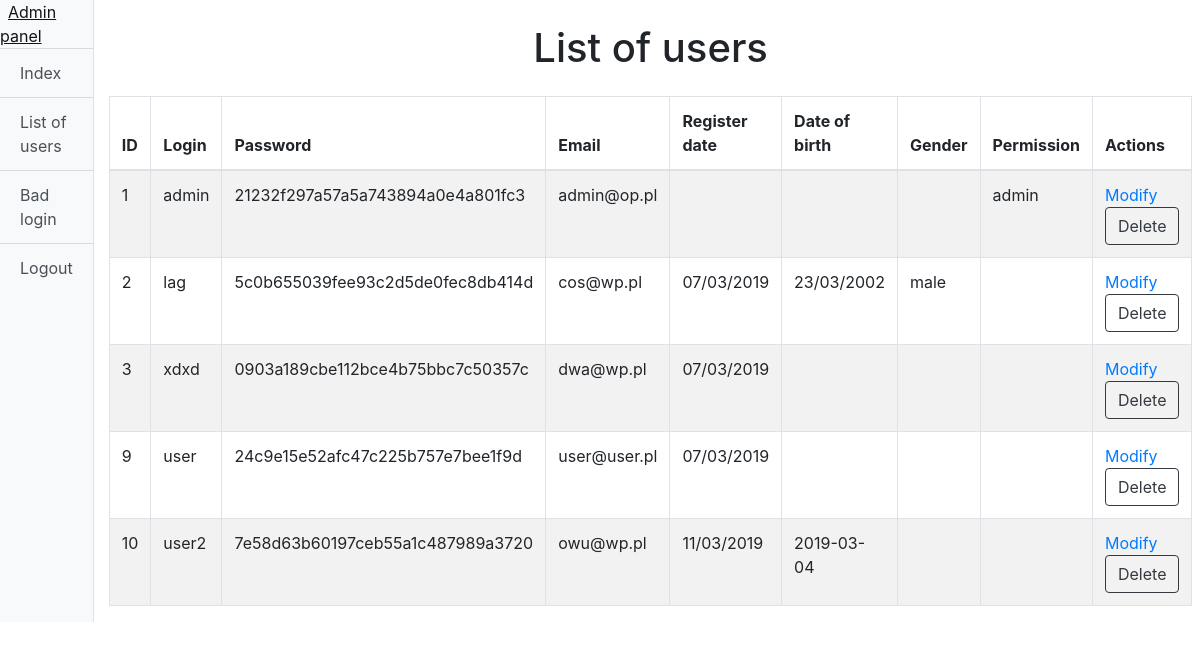
Page /adminPanel.php?action=users (signed in) on the earlier database version.
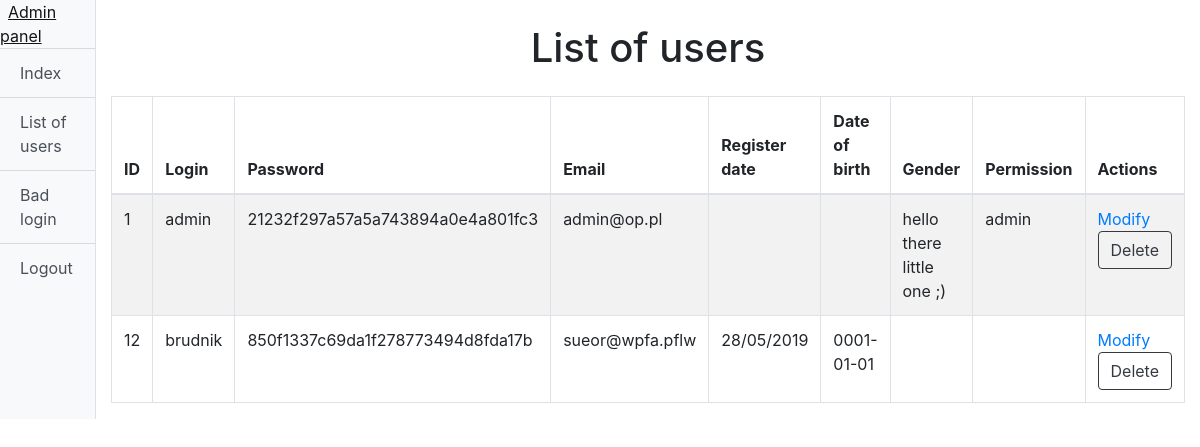
Same page on the later database version.
### tables this page shows
CREATE TABLE "users" (
	`ID`	INTEGER NOT NULL PRIMARY KEY AUTOINCREMENT,
	`login`	TEXT NOT NULL,
	`passwd`	TEXT NOT NULL,
	`email`	TEXT NOT NULL,
	`registerDate`	TEXT NOT NULL,
	`dateOfBirth`	TEXT,
	`gender`	TEXT,
	`perm`	INTEGER
);

### usersList.php (the view, shortened to what this page needs)
<?php
  if (isset($_SESSION["id"])) {
    $id = $_SESSION["id"];
    try {
      $db = new PDO("sqlite:database.sqlite");
    } catch (PDOException $e) {
      echo "Error!".$e->getMessage();
    }
      $query = "SELECT * FROM users WHERE ID = $id AND perm = 'admin'";
      $result = $db->query($query);
      if (!$result) {
        header("Location: index.php");
      } else {
        $rows = $result->fetch();
        if ($rows) {
?>
<div class="container-fluid mt-4">
  <h1 class="text-center">List of users</h1>
  <table class="table-striped table table-bordered mt-4">
    <thead>
      <tr>
        <th>ID</th>
        <th>Login</th>
        <th>Password</th>
        <th>Email</th>
        <th>Register date</th>
        <th>Date of birth</th>
        <th>Gender</th>
        <th>Permission</th>
        <th>Actions</th>
      </tr>
    </thead>
    <tbody>
      <?php
        try {
          $conn = new PDO("sqlite:database.sqlite");
          $sql = "SELECT * FROM users";
          $result = $conn->query($sql);
          if (!$result) {
            echo "<SCRIPT type='text/javascript'>
            alert('Error!!!');
              window.location.replace(\"adminPanel.php\");
            </SCRIPT>";
          } else {
            foreach ($result as $value) {
              echo "<tr>";
              echo "<td>".$value["ID"]."</td>";
              echo "<td>".$value["login"]."</td>";
              echo "<td>".md5($value["passwd"])."</td>";
              echo "<td>".$value["email"]."</td>";
              echo "<td>".$value["registerDate"]."</td>";
              echo "<td>".$value["dateOfBirth"]."</td>";
              echo "<td>".$value["gender"]."</td>";
              echo "<td>".$value["perm"]."</td>";
              echo "<td><a href='editUser.php?id=".$value["ID"]."'>Modify</a> <br>
               ";?><a class='btn btn-outline-dark' href='delUser.php' data-toggle='modal' data-target='#theModal'>Delete</a><?php
              echo "</tr>";
            }
          }
        } catch (PDOException $e) {
          echo "Error!".$e->getMessage();
        }
      ?>
    </tbody>
  </table>
</div>
<?php
} else {
  header("Location: index.php");
}
  }
} else {
  header("Location: index.php");
}
?>

### adminPanel.php (shortened to what this page needs)
<?php session_start();
  if (isset($_SESSION["id"])) {
    $id = $_SESSION["id"];
    try {
      $db = new PDO("sqlite:database.sqlite");
    } catch (PDOException $e) {
      echo "Error!".$e->getMessage();
    }
      $query = "SELECT * FROM users WHERE ID = $id AND perm = 'admin'";
      $result = $db->query($query);
      if (!$result) {
        header("Location: index.php");
      } else {
        $rows = $result->fetch();
        if ($rows) {
?>
<!DOCTYPE html>
<html>
  <head>
  </head>
  <body>
    <div class="d-flex">
    <div class="bg-light border-right" id="sidebar-wrapper">
      <div class="sidebar-heading"><a class="p-2 text-dark" href="adminPanel.php">Admin panel</a></div>
      <div class="list-group list-group-flush">
        <a class="list-group-item list-group-item-action bg-light" href="index.php">Index</a>
      </div>
      <div class="list-group list-group-flush">
        <a class="list-group-item list-group-item-action bg-light" href="adminPanel.php?action=users">List of users</a>
      </div>
      <div class="list-group list-group-flush">
        <a class="list-group-item list-group-item-action bg-light" href="adminPanel.php?action=badlogin">Bad login</a>
      </div>
      <div class="list-group list-group-flush">
        <a class="list-group-item list-group-item-action bg-light" href="logout.php">Logout</a>
      </div>
    </div>
    <div id="page-content-wrapper">
      <?php
        if (isset($_GET["action"])) {
          if ($_GET["action"] == 'users') {
            include 'usersList.php';
          } elseif ($_GET["action"] == 'badlogin') {
            include 'badLogin.php';
          }
        }
      ?>
    </div>
  </div>
  </body>
</html>
<?php
} else {
  header("Location: index.php");
}
  }
} else {
  header("Location: index.php");
}
?>

Differences in the rows shown:
removed users: ID "2", login "lag", passwd "5c0b655039fee93c2d5de0fec8db414d", email "cos@wp.pl", registerDate "07/03/2019", dateOfBirth "23/03/2002", gender "male"
removed users: ID "3", login "xdxd", passwd "0903a189cbe112bce4b75bbc7c50357c", email "dwa@wp.pl", registerDate "07/03/2019"
removed users: ID "9", login "user", passwd "24c9e15e52afc47c225b757e7bee1f9d", email "user@user.pl", registerDate "07/03/2019"
removed users: ID "10", login "user2", passwd "7e58d63b60197ceb55a1c487989a3720", email "owu@wp.pl", registerDate "11/03/2019", dateOfBirth "2019-03-04"
changed users "admin": gender (not shown) → "hello there little one ;)"
added users: ID "12", login "brudnik", passwd "850f1337c69da1f278773494d8fda17b", email "sueor@wpfa.pflw", registerDate "28/05/2019", dateOfBirth "0001-01-01"
